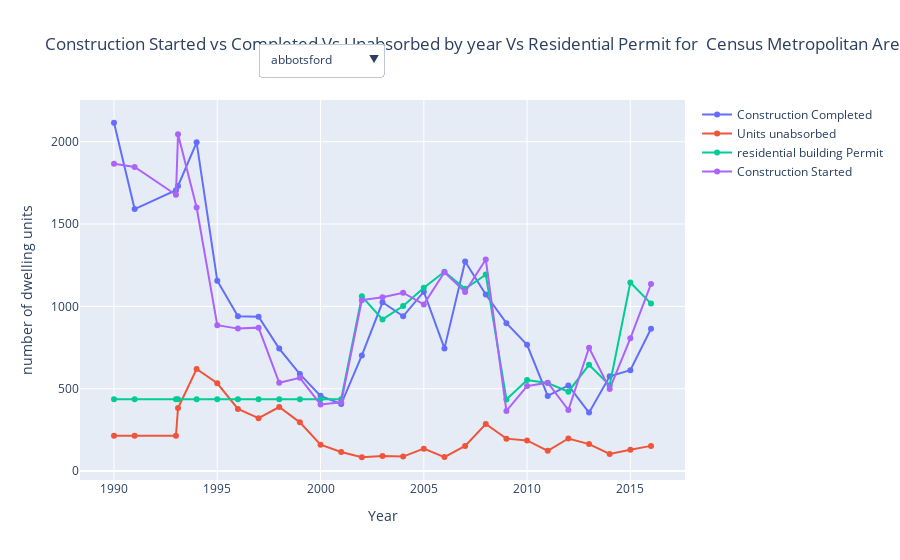

The notebook cell this image was saved under:
### Markdown cell above
### More detailed comparion for Constructions Started vs Completed Vs Unabsorbed by year Vs Residential Permit for Census Metropolitan Areas - Canada

### Code cell
# set with all the region in ascending order
regions = sorted(set(housing_df["region"]))

# Initialize figure, plots , buttons and default region to be displayed
fig1=go.Figure()
region_plot_names = []
buttons=[]
default_region = regions[0]

for region_name in regions:
    reg_df = constn_df[constn_df['region']== region_name]
    
    fig1.add_trace(go.Scatter(x=reg_df.year, y=reg_df.total_constn_complete,  
                        mode='lines + markers', name='Construction Completed',
                            visible=(region_name==default_region)))
    
    fig1.add_trace(go.Scatter(x=reg_df.year, y=reg_df.completed_but_unabsorbed_homes,
                            mode='lines+markers', name='Units unabsorbed',
                            visible=(region_name==default_region)))
    
    fig1.add_trace(go.Scatter(x=reg_df.year, y=reg_df.res_building_permit,  
                        mode='lines+markers', name='residential building Permit',
                            visible=(region_name==default_region)))
    
    fig1.add_trace(go.Scatter(x=reg_df.year, y=reg_df.total_constn_start,
                            mode='lines+markers', name='Construction Started',
                            visible=(region_name==default_region)))
    
    region_plot_names.extend([region_name]*4)
    
for region_name in regions:
    buttons.append(dict(method='update',
                        label=region_name,
                        args = [{'visible': [region_name==r for r in region_plot_names]}]))
    
# Add dropdown menus to the figure
fig1.update_layout(title = "Construction Started vs Completed Vs Unabsorbed by year Vs Residential Permit for  Census Metropolitan Areas - Canada",
                  yaxis_title = "number of dwelling units",
                  xaxis_title = "Year",
                  showlegend=True, 
                  updatemenus=[{"buttons": buttons, 
                                "direction": "down", 
                                "active": regions.index(default_region), 
                                "showactive": True, 
                                
                                "x": 0.5, 
                                "y": 1.15}
                              ])
fig1.show()
